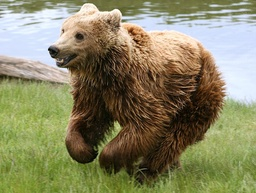
#> input picture bear.jpg, 256 x 193 px, shrunk from 796 x 600 before the run
$ python seurat.py   (Python 2 division)
#> lines starting #> are read from the running program, lines starting #| are printed output that depends on the picture
### matrix_image.py
from PIL import Image
import numpy as np

"""
small library to handle 'drawing' in a matrix
and interfacing with PIL
"""

def clip(value,bound):
    """
    caps a value such that it is in the interval [0,bound). values outside
    the interval get mapped to the appropriate interval extreme.
    - NB: value/bound is assumed to be an integer.
    """
    return max(0, min(value, bound-1))

def make_none_matrix(h,w):
    """
    makes a matrix the size of the image, filled with NaN
    """
    matrix = np.empty((h,w,3))
    matrix[:] = np.NAN
    return matrix

# [28 lines left out: function circle_perimeter, not called in this run]

def drawline(color, imagematrix, x, y0, y1):
    # no need to return: update the object in place
    if y0 < y1:
        low = y0
        high = y1
    else:
        high = y0
        low = y1
    for y in range(low, high + 1):
        imagematrix[x][y] = color

def circle_fill(color, imagematrix, x_bound, y_bound, x0, y0, radius):
    """
    x-bound: represents the width of the image. i.e. x coord can be [0, x).
    y-bound: represents the height of the image. i.e. y coord can be [0, y).
    point: tuple representing the point at the center of which we define a circle
    radius: float
    algorithm: https://en.wikipedia.org/wiki/Midpoint_circle_algorithm
    """
    """
    for coords in circle_perimeter(x_bound, y_bound, x0, y0, radius):
        for (x,y) in coords:
            imagematrix[x][y] = [15,15,150]
    """
    x = radius
    y = 0
    err = 1-x
    while x >= y:
        drawline(color, imagematrix, clip(x0 + x, x_bound), clip(y0 + y, y_bound), clip(y0 - y, y_bound))
        drawline(color, imagematrix, clip(x0 - x, x_bound), clip(y0 + y, y_bound), clip(y0 - y, y_bound))
        drawline(color, imagematrix, clip(x0 + y, x_bound), clip(y0 + x, y_bound), clip(y0 - x, y_bound))
        drawline(color, imagematrix, clip(x0 - y, x_bound), clip(y0 - x, y_bound), clip(y0 + x, y_bound))

        y += 1
        if err < 0:
            err += 2*y + 1
        else:
            x -=1
            err += 2*(y-x+1)

### seurat.py
from PIL import ImageFilter, Image
from matrix_image import *
import random
import math
import numpy as np
import time

def has_neighbors(imagematrix, x_bound, y_bound, x0, y0, circle_radius, circle_mindist):
    """
    check whether a given point has any neighbors. Returns True if so.
    """
    # trigonometry: this is as large as you can space out the points (in a grid) while intersecting any circle placed on them
    stepsize = int(math.floor(2**0.5 * circle_radius))

    # we add the last element to make sure we exhaust the entire relevant range
    x_range = range(clip(x0 - circle_mindist, x_bound), clip(x0 + circle_mindist, x_bound), stepsize) + [clip(x0 + circle_mindist, x_bound)]
    for x in x_range:
        height = int(math.ceil((circle_mindist**2 - (x-x0)**2 )**0.5))

        # we do this particular y range in order not to check the 1/4 of the grid that does not contain the circle.
        y_range = range(clip(y0 - height, y_bound), clip(y0 + height, y_bound), stepsize) + [clip(y0 + height, y_bound)]
        for y in y_range:
            if np.isnan(imagematrix[x][y][0]):
                continue
            else:
                return True
    return False

def generate_random_point_around(seed, lower_bound_radius, upper_bound_radius):
    """
    generate a point uniformly around a given seed point, from the
    spherical annulus between two bounding radii
        seed :  tuple (float, float)
        lower_bound_radius : float
        upper_bound_radius : float
    """
    radius = random.uniform(lower_bound_radius, upper_bound_radius)
    angle = random.uniform(0, 2 * math.pi)
    offset = np.array([radius * math.sin(angle), radius * math.cos(angle)])
    return tuple(map(int, seed + offset))

def get_poisson_points(image, mindist, radius):
    """
    runs the poisson disc algorithm to generate sample points.
    mindist: minimum distance between samples
    """
    h = image.size[0]
    w = image.size[1]
    output = make_none_matrix(h,w)

    first_point = (random.uniform(0, h), random.uniform(0,w))
    to_process = [first_point]

    while to_process:
        pt = to_process.pop(random.randrange(len(to_process)))
        for _ in range(30):
            new_point = generate_random_point_around(pt, (2*r)+mindist, (3*r)+mindist)
            if (0 <= new_point[0] < h) and (0 <= new_point[1] < w) and (not has_neighbors(output, h, w, new_point[0], new_point[1], radius, radius+mindist)):
                to_process.append(new_point)
                color = image.getpixel(new_point)
                circle_fill(color, output, h, w, new_point[0], new_point[1], radius)
    return output

r = 2
mindist = 4

opened = Image.open("bear.jpg")
#> opened is the input picture: PIL image 256x193 RGB; mean R, G, B 135.9, 132.9, 99.4
opened_h = opened.size[0]
#> opened_h = 256
opened_w = opened.size[1]
#> opened_w = 193
#new = Image.new("RGBA", opened.size, (255,255,255,255))
new = opened.filter(ImageFilter.GaussianBlur(radius=4))
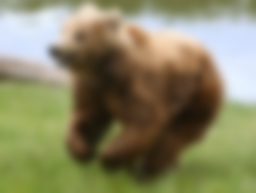
#> new: PIL image 256x193 RGB; mean R, G, B 135.9, 132.8, 99.3
#ew = new.convert("RGBA")

# five repetitions
rangelim = 5
for layer in range(rangelim):
    layer_image = Image.new("RGB", opened.size)
    # print layer_image.getpixel((0,0))
    print "layer", layer
    start = time.time()
#> (the run stopped early here; a loop or call above may not have finished)
